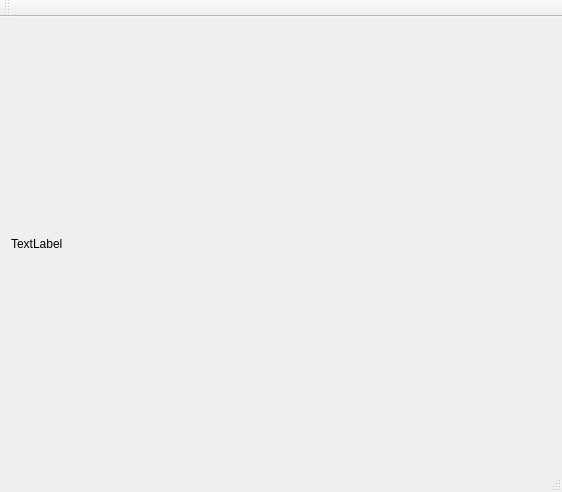
<?xml version="1.0" encoding="UTF-8"?>
<ui version="4.0">
 <class>imageClass</class>
 <widget class="QMainWindow" name="imageClass">
  <property name="geometry">
   <rect>
    <x>0</x>
    <y>0</y>
    <width>562</width>
    <height>492</height>
   </rect>
  </property>
  <property name="windowTitle">
   <string>image</string>
  </property>
  <widget class="QWidget" name="centralWidget">
   <layout class="QVBoxLayout" name="verticalLayout">
    <item>
     <widget class="QLabel" name="picLabel">
      <property name="text">
       <string>TextLabel</string>
      </property>
     </widget>
    </item>
   </layout>
  </widget>
  <widget class="QToolBar" name="mainToolBar">
   <attribute name="toolBarArea">
    <enum>TopToolBarArea</enum>
   </attribute>
   <attribute name="toolBarBreak">
    <bool>false</bool>
   </attribute>
  </widget>
  <widget class="QStatusBar" name="statusBar"/>
 </widget>
 <layoutdefault spacing="6" margin="11"/>
 <resources/>
 <connections/>
</ui>
